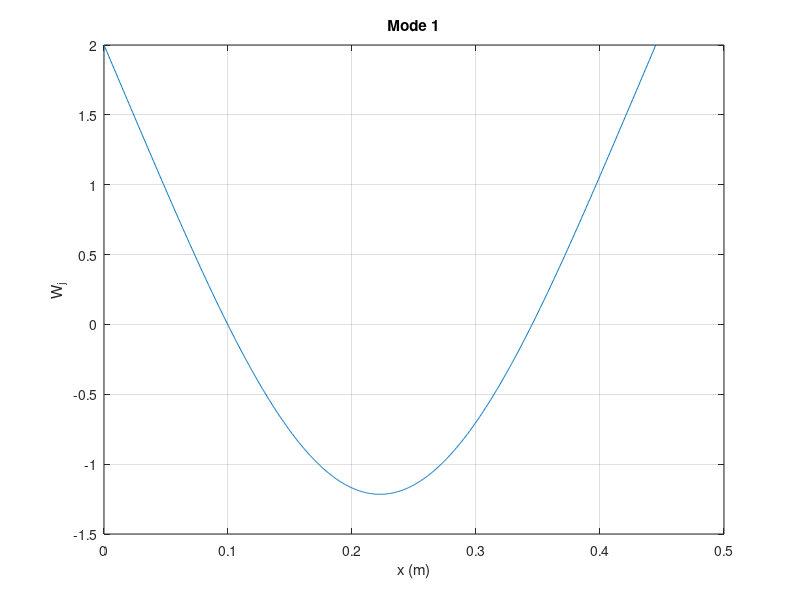
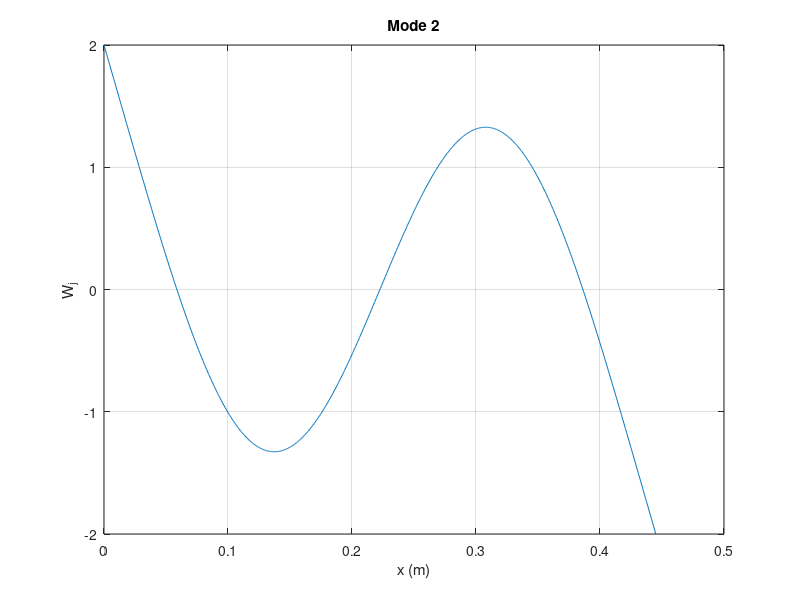
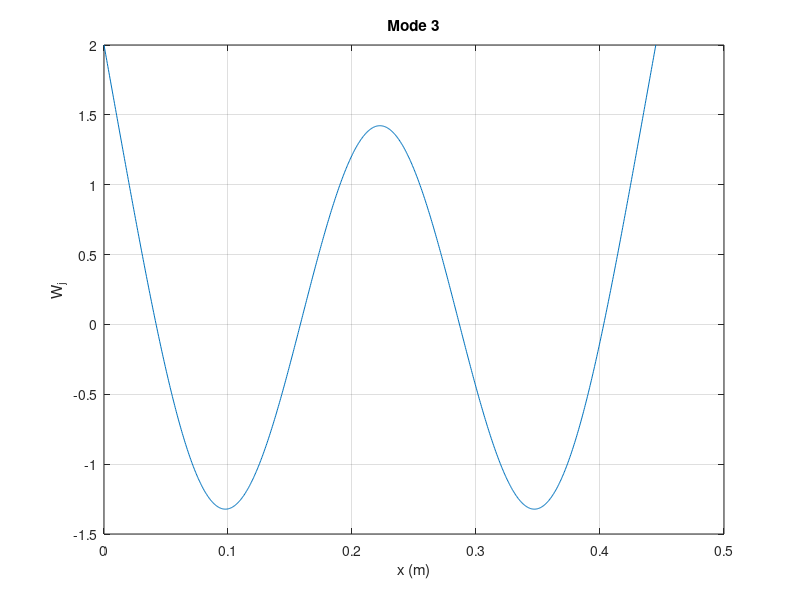
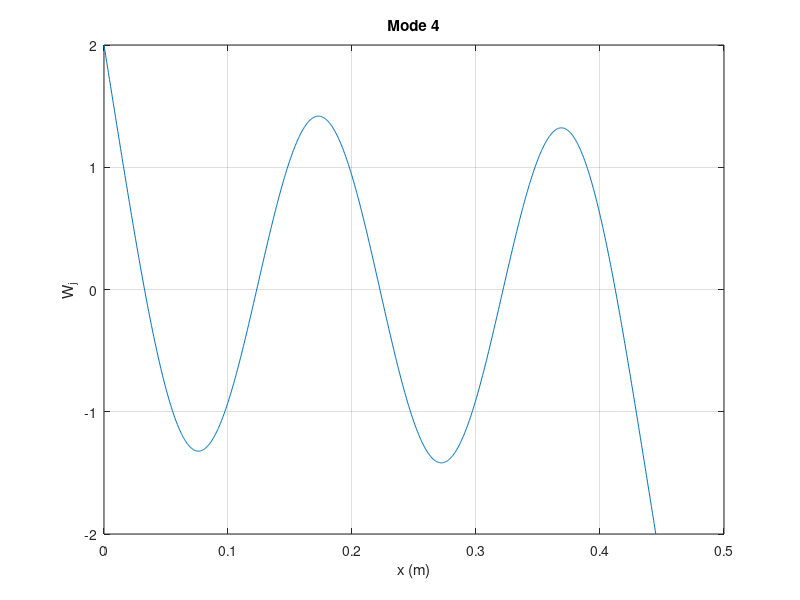

The MATLAB source for these figures, in order: (Note: this script raises an error after producing the figures.)
clear; clc; close all
L=0.445; h=0.003; b=0.037; E=200e9; rho=7850; N=5;
A=b*h; m=rho*A; I=b*h^3/12; EI=E*I; a=(EI/m)^0.25;
z=zeros(1,N);
for j=1:N
    z(j)=fzero(@(v) cos(v)-1/cosh(v),[(j+0.25)*pi,(j+0.75)*pi]);
end
gamma=z/L; omega=a^2*gamma.^2; f=omega/(2*pi);
beta=(cosh(z)-cos(z))./(sinh(z)-sin(z));
x=linspace(0,L,1001); W=zeros(N,numel(x));
for j=1:N
    q=gamma(j)*x;
    W(j,:)=cosh(q)+cos(q)-beta(j)*(sinh(q)+sin(q));
    W(j,:)=W(j,:)/sqrt(trapz(x,W(j,:).^2)/L);
    figure; plot(x,W(j,:)); grid on
    xlabel('x (m)'); ylabel('W_j'); title(sprintf('Mode %d',j))
end
figure; plot(x,W'); grid on; xlabel('x (m)'); ylabel('W_j')
legend('1','2','3','4','5')
G=zeros(N);
for j=1:N
    for k=1:N
        G(j,k)=trapz(x,W(j,:).*W(k,:))/L;
    end
end
disp(table((1:N)',z',gamma',omega',f',beta','VariableNames', ...
    {'j','z','gamma_per_m','omega_rad_s','f_Hz','beta'}))
disp('A, m, I, EI, a'); disp([A,m,I,EI,a]); disp(G)
